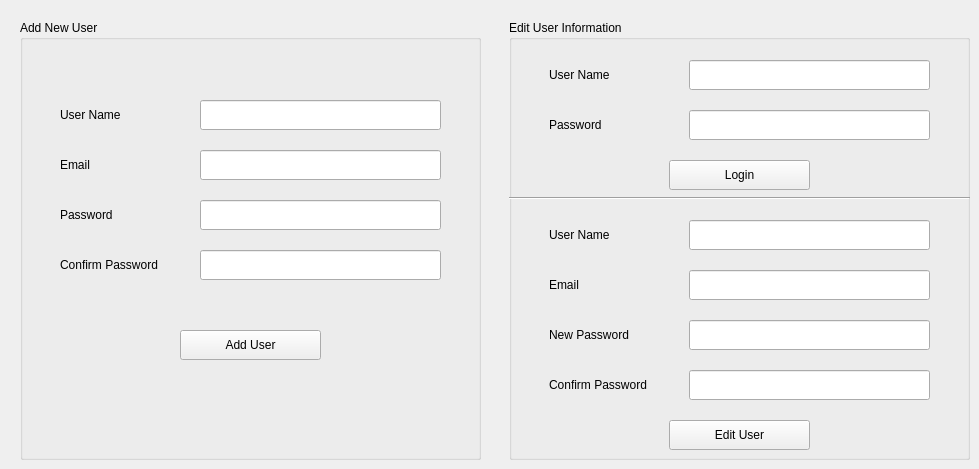
    <widget class="QWidget" name="Users_tab">
     <attribute name="title">
      <string>Users</string>
     </attribute>
     <widget class="QGroupBox" name="Users_Add_box">
      <property name="geometry">
       <rect>
        <x>20</x>
        <y>20</y>
        <width>461</width>
        <height>440</height>
       </rect>
      </property>
      <property name="title">
       <string>Add New User</string>
      </property>
      <widget class="QLabel" name="Users_Add_Name_label">
       <property name="geometry">
        <rect>
         <x>40</x>
         <y>80</y>
         <width>141</width>
         <height>30</height>
        </rect>
       </property>
       <property name="text">
        <string>User Name</string>
       </property>
      </widget>
      <widget class="QLineEdit" name="Users_Add_Name_input">
       <property name="geometry">
        <rect>
         <x>180</x>
         <y>80</y>
         <width>241</width>
         <height>30</height>
        </rect>
       </property>
      </widget>
      <widget class="QLineEdit" name="Users_Add_Email_input">
       <property name="geometry">
        <rect>
         <x>180</x>
         <y>130</y>
         <width>241</width>
         <height>30</height>
        </rect>
       </property>
      </widget>
      <widget class="QLabel" name="Users_Add_Email_label">
       <property name="geometry">
        <rect>
         <x>40</x>
         <y>130</y>
         <width>141</width>
         <height>30</height>
        </rect>
       </property>
       <property name="text">
        <string>Email</string>
       </property>
      </widget>
      <widget class="QLineEdit" name="Users_Add_Pass_input">
       <property name="geometry">
        <rect>
         <x>180</x>
         <y>180</y>
         <width>241</width>
         <height>30</height>
        </rect>
       </property>
       <property name="echoMode">
        <enum>QLineEdit::Password</enum>
       </property>
      </widget>
      <widget class="QLabel" name="Users_Add_Pass_label">
       <property name="geometry">
        <rect>
         <x>40</x>
         <y>180</y>
         <width>141</width>
         <height>30</height>
        </rect>
       </property>
       <property name="text">
        <string>Password</string>
       </property>
      </widget>
      <widget class="QLineEdit" name="Users_Add_ConfirmPass_input">
       <property name="geometry">
        <rect>
         <x>180</x>
         <y>230</y>
         <width>241</width>
         <height>30</height>
        </rect>
       </property>
       <property name="echoMode">
        <enum>QLineEdit::Password</enum>
       </property>
      </widget>
      <widget class="QLabel" name="Users_Add_ConfirmPass_label">
       <property name="geometry">
        <rect>
         <x>40</x>
         <y>230</y>
         <width>141</width>
         <height>30</height>
        </rect>
       </property>
       <property name="text">
        <string>Confirm Password</string>
       </property>
      </widget>
      <widget class="QPushButton" name="Users_Add_Add_btn">
       <property name="geometry">
        <rect>
         <x>160</x>
         <y>310</y>
         <width>141</width>
         <height>30</height>
        </rect>
       </property>
       <property name="text">
        <string>Add User</string>
       </property>
      </widget>
     </widget>
     <widget class="QGroupBox" name="Users_Edit_box">
      <property name="geometry">
       <rect>
        <x>509</x>
        <y>20</y>
        <width>461</width>
        <height>440</height>
       </rect>
      </property>
      <property name="title">
       <string>Edit User Information</string>
      </property>
      <widget class="QLineEdit" name="Users_Edit_Login_Name_input">
       <property name="geometry">
        <rect>
         <x>180</x>
         <y>40</y>
         <width>241</width>
         <height>30</height>
        </rect>
       </property>
      </widget>
      <widget class="QLabel" name="Users_Edit_Login_Pass_label">
       <property name="geometry">
        <rect>
         <x>40</x>
         <y>90</y>
         <width>141</width>
         <height>30</height>
        </rect>
       </property>
       <property name="text">
        <string>Password</string>
       </property>
      </widget>
      <widget class="QLabel" name="Users_Edit_Login_Name_label">
       <property name="geometry">
        <rect>
         <x>40</x>
         <y>40</y>
         <width>141</width>
         <height>30</height>
        </rect>
       </property>
       <property name="text">
        <string>User Name</string>
       </property>
      </widget>
      <widget class="QLineEdit" name="Users_Edit_Login_Pass_input">
       <property name="geometry">
        <rect>
         <x>180</x>
         <y>90</y>
         <width>241</width>
         <height>30</height>
        </rect>
       </property>
       <property name="echoMode">
        <enum>QLineEdit::Password</enum>
       </property>
      </widget>
      <widget class="QPushButton" name="Users_Edit_Login_btn">
       <property name="geometry">
        <rect>
         <x>160</x>
         <y>140</y>
         <width>141</width>
         <height>30</height>
        </rect>
       </property>
       <property name="text">
        <string>Login</string>
       </property>
      </widget>
      <widget class="QLineEdit" name="Users_Edit_Pass_input">
       <property name="geometry">
        <rect>
         <x>180</x>
         <y>300</y>
         <width>241</width>
         <height>30</height>
        </rect>
       </property>
       <property name="echoMode">
        <enum>QLineEdit::Password</enum>
       </property>
      </widget>
      <widget class="QLabel" name="Users_Edit_Pass_label">
       <property name="geometry">
        <rect>
         <x>40</x>
         <y>300</y>
         <width>141</width>
         <height>30</height>
        </rect>
       </property>
       <property name="text">
        <string>New Password</string>
       </property>
      </widget>
      <widget class="QLabel" name="Users_Edit_ConfirmPass_label">
       <property name="geometry">
        <rect>
         <x>40</x>
         <y>350</y>
         <width>141</width>
         <height>30</height>
        </rect>
       </property>
       <property name="text">
        <string>Confirm Password</string>
       </property>
      </widget>
      <widget class="QLineEdit" name="Users_Edit_ConfirmPass_input">
       <property name="geometry">
        <rect>
         <x>180</x>
         <y>350</y>
         <width>241</width>
         <height>30</height>
        </rect>
       </property>
       <property name="echoMode">
        <enum>QLineEdit::Password</enum>
       </property>
      </widget>
      <widget class="QLineEdit" name="Users_Edit_Name_input">
       <property name="geometry">
        <rect>
         <x>180</x>
         <y>200</y>
         <width>241</width>
         <height>30</height>
        </rect>
       </property>
      </widget>
      <widget class="QLabel" name="Users_Edit_Email_label">
       <property name="geometry">
        <rect>
         <x>40</x>
         <y>250</y>
         <width>141</width>
         <height>30</height>
        </rect>
       </property>
       <property name="text">
        <string>Email</string>
       </property>
      </widget>
      <widget class="QLineEdit" name="Users_Edit_Email_input">
       <property name="geometry">
        <rect>
         <x>180</x>
         <y>250</y>
         <width>241</width>
         <height>30</height>
        </rect>
       </property>
      </widget>
      <widget class="QPushButton" name="Users_Edit_Edit_btn">
       <property name="geometry">
        <rect>
         <x>160</x>
         <y>400</y>
         <width>141</width>
         <height>30</height>
        </rect>
       </property>
       <property name="text">
        <string>Edit User</string>
       </property>
      </widget>
      <widget class="QLabel" name="Users_Edit_Name_label">
       <property name="geometry">
        <rect>
         <x>40</x>
         <y>200</y>
         <width>141</width>
         <height>30</height>
        </rect>
       </property>
       <property name="text">
        <string>User Name</string>
       </property>
      </widget>
      <widget class="Line" name="line_2">
       <property name="geometry">
        <rect>
         <x>0</x>
         <y>170</y>
         <width>461</width>
         <height>16</height>
        </rect>
       </property>
       <property name="orientation">
        <enum>Qt::Horizontal</enum>
       </property>
      </widget>
     </widget>
    </widget>
